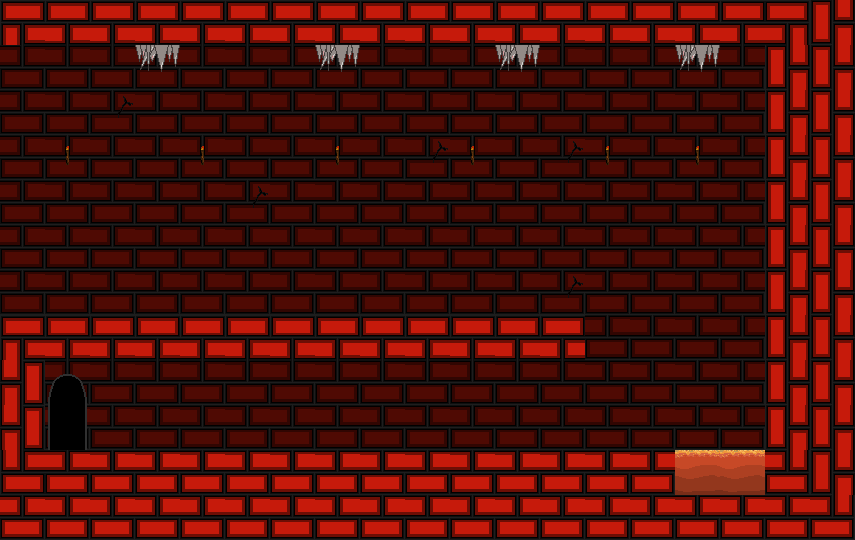

The image is a tile-based game level rendered from a .tmx file. Its description and complete source (layers, tilesets, objects, tile grids) follow:
An orthogonal 19x12 tile map with 45x45 px tiles, 2 tile layers (Calque de Tuiles 1, Calque de Tuiles 2), 3 tilesets.

<map version="1.5" tiledversion="1.7.2" orientation="orthogonal" renderorder="right-down" width="19" height="12" tilewidth="45" tileheight="45" infinite="0" nextlayerid="3" nextobjectid="1">
 <tileset firstgid="1" name="briques_fond" tilewidth="45" tileheight="45" tilecount="16" columns="4">
  <image source="briques_fond.png" width="180" height="180" />
 </tileset>
 <tileset firstgid="17" name="briques sol" tilewidth="45" tileheight="45" tilecount="42" columns="6">
  <image source="briques sol.png" width="270" height="315" />
 </tileset>
 <tileset firstgid="59" name="decor" tilewidth="45" tileheight="45" tilecount="16" columns="4">
  <image source="decor.png" width="180" height="180" />
 </tileset>
 <layer id="1" name="Calque de Tuiles 1" width="19" height="12">
  <data encoding="csv">
23,19,19,19,19,19,19,19,19,19,19,19,19,19,19,19,19,2147483671,20,
1,1,1,1,1,1,1,1,1,1,1,1,1,1,1,1,1,20,20,
1,1,2,1,1,1,1,1,1,1,1,1,1,1,1,1,1,20,20,
1,3,1,1,3,1,1,3,1,2,3,1,2,3,1,3,1,20,20,
1,1,1,1,1,2,1,1,1,1,1,1,1,1,1,1,1,20,20,
1,1,1,1,1,1,1,1,1,1,1,1,1,1,1,1,1,20,20,
1,1,1,1,1,1,1,1,1,1,1,1,2,1,1,1,1,20,20,
23,19,19,19,19,19,19,19,19,19,19,19,19,1,1,1,1,20,20,
18,1,1,1,1,1,1,1,1,1,1,1,1,1,1,1,1,20,20,
18,1,1,1,1,1,1,1,1,1,1,1,1,1,1,1,1,20,20,
2147483669,17,17,17,17,17,17,17,17,17,17,17,17,17,17,58,58,21,20,
17,17,17,17,17,17,17,17,17,17,17,17,17,17,17,17,17,17,21
</data>
 </layer>
 <layer id="2" name="Calque de Tuiles 2" width="19" height="12">
  <data encoding="csv">
0,0,0,0,0,0,0,0,0,0,0,0,0,0,0,0,0,0,0,
0,0,0,3221225544,0,0,0,3221225544,0,0,0,3221225544,0,0,0,3221225544,0,0,0,
0,0,0,0,0,0,0,0,0,0,0,0,0,0,0,0,0,0,0,
0,0,0,0,0,0,0,0,0,0,0,0,0,0,0,0,0,0,0,
0,0,0,0,0,0,0,0,0,0,0,0,0,0,0,0,0,0,0,
0,0,0,0,0,0,0,0,0,0,0,0,0,0,0,0,0,0,0,
0,0,0,0,0,0,0,0,0,0,0,0,0,0,0,0,0,0,0,
0,0,0,0,0,0,0,0,0,0,0,0,0,0,0,0,0,0,0,
0,65,0,0,0,0,0,0,0,0,0,0,0,0,0,0,0,0,0,
0,66,0,0,0,0,0,0,0,0,0,0,0,0,0,0,0,0,0,
0,0,0,0,0,0,0,0,0,0,0,0,0,0,0,0,0,0,0,
0,0,0,0,0,0,0,0,0,0,0,0,0,0,0,0,0,0,0
</data>
 </layer>
</map>
